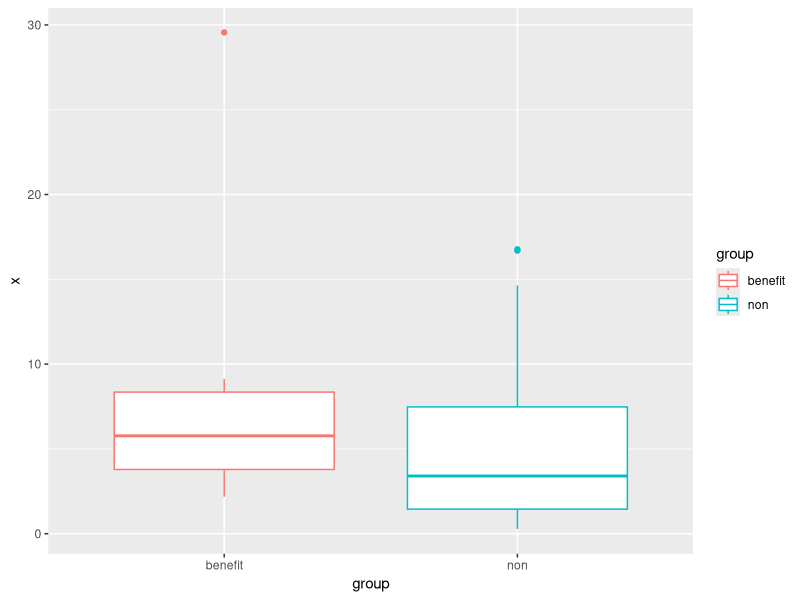

Reproduce this figure in R. (Note: this script raises an error after producing the figure.)
## ---- chunk 1
knitr::opts_chunk$set(echo = TRUE, warning = FALSE)
## ---- chunk 2
suppressPackageStartupMessages(suppressMessages(suppressWarnings(library(tidyverse))))
set.seed(12344556)
## ---- chunk 3
library(tidyverse)

## generate simulated data 
sim_data <- function(index = 1, 
                     n = 30,
                     loc_benefit = 12.4,
                     loc_non = 6.4,
                     prop_benefit = 0.2
) {
  n_benefit = n*prop_benefit
  n_non = n*(1-prop_benefit)
  sim_f = function(n, loc) rexp(n = n, rate = 1/loc)
  x_benefit <- sim_f(n = n_benefit, loc = loc_benefit)
  x_non <- sim_f(n = n_non, loc = loc_non)
  df <- tbl_df(list(x = x_benefit, group = 'benefit')) %>%
    bind_rows(tbl_df(list(x = x_non, group = 'non')))
  df
}
## ---- chunk 4
df <- sim_data()
df %>% head()
## ---- chunk 5
ggplot(df, aes(y = x, x = group, group = group, colour = group)) +
  geom_boxplot()
## ---- chunk 6
sim_df <- 
  rep_along(x = 1:1000, c(25, 30)) %>%
  map_df(~ sim_data(n = .), .id = 'id')
## ---- chunk 7
sim_df %>%
  group_by(id) %>%
  summarize(given_n = n()) %>%
  head()
## ---- chunk 8
sim_df <- 
  sim_df %>%
  group_by(id) %>%
  mutate(given_n = n()) %>%
  ungroup()
## ---- chunk 9
median_summary <- sim_df %>%
  group_by(id, given_n, group) %>%
  summarize(median = median(x)) %>% 
  ungroup() %>%
  spread(key = group, value = median)
## ---- chunk 10
median_summary %>% head()
## ---- chunk 11
## compute mann whitney u (wilcoxon ranksum) 
## statistical test for each replicate
res <- sim_df %>%
  split(.$id) %>%
  map_df(~ broom::tidy(wilcox.test(x ~ group, data = .)), .id = 'id') %>%
  inner_join(median_summary, by='id')
## ---- chunk 12
res %>% head()
## ---- chunk 13
res %>% 
  group_by(given_n) %>%
  summarize(power = mean(p.value < 0.05))
## ---- chunk 14
## data-prep for plot of power (cum proportion of samples) by alpha (p-value threshold)
sum_res <- res %>%
  dplyr::group_by(given_n, `p.value`) %>%
  dplyr::summarize(n_pvalue = n()) %>%
  dplyr::group_by(given_n) %>%
  dplyr::arrange(`p.value`) %>%
  dplyr::mutate(total_n = sum(n_pvalue),
                cum_n = cumsum(n_pvalue),
                power = cum_n/total_n
  ) %>%
  dplyr::rename(alpha = `p.value`) %>%
  ungroup()

## plot of power by alpha threshold
ggplot(sum_res, aes(x = alpha, y = power, colour = factor(given_n), group = factor(given_n))) + 
  geom_line() + 
  geom_vline(aes(xintercept=0.05), color = 'lightgrey', linetype = 'dashed') +
  scale_colour_discrete('sample size') +
  theme_minimal() +
  ggtitle('Power to detect assoc of mutation load with DCB\n30% of patients benefited, and median load = 12.4 vs 6.4')
## ---- chunk 15
## plot of simulated median values, for each simulation
ggplot(res %>% 
         gather(benefit, non, value = 'simulated_median', key = 'group'),
       aes(y = simulated_median, x = group, colour=group, group = group)) + 
  geom_boxplot() +
  facet_wrap(~given_n) +
  ggtitle('Distribution of simulated median values by DCB\nShowing results for n=1000 simulations')
## ---- chunk 16
## plot of simulated data from a single simulation, selected at random

sample_groups_ <- function(tbl, group_name, n) {
  tbl %>% 
    semi_join(tbl %>%
                dplyr::distinct_(group_name) %>% 
                dplyr::sample_n(n) %>% 
                dplyr::select_(group_name)
              , on=group_name
    )
}
sim_df %>%
       sample_groups_(., group_name = 'id', n = 6) %>%
       dplyr::left_join(res) %>%
       dplyr::mutate(sim_label = stringr::str_c('Sim ',
                                                id,
                                                ' (',
                                                'n = ', given_n,
                                                'p = ', format.pval(`p.value`, digits = 2),
                                                ')')
                     ) %>%
  ggplot(., aes(y = x, x = group, colour = group, group = group)) + 
  geom_boxplot() +
  facet_wrap(~ sim_label) +
  ggtitle('Distribution of simulated data by DCB\n(showing results for 6 simulations selected at random)')
